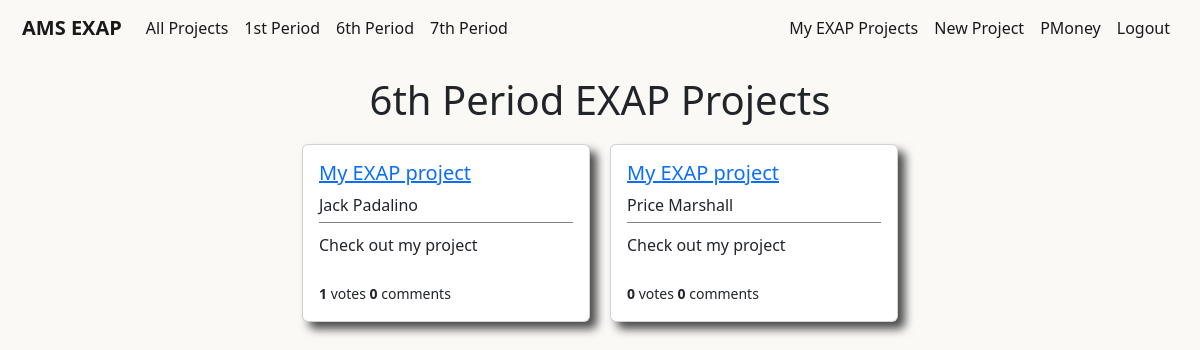
/users/sixthperiodprojects/ (signed in), run on an earlier commit of the app's database.
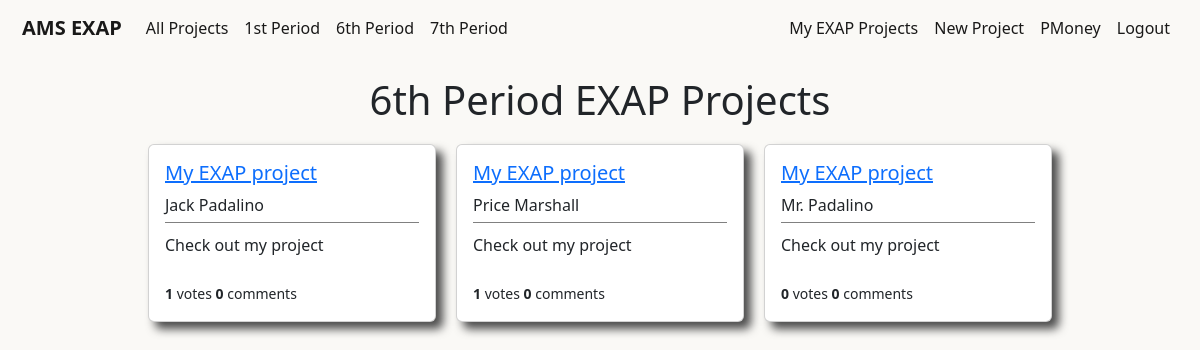
And on a later commit of the database.
### users/models.py (models this page shows, shortened)
class Project(models.Model):
    student = models.ForeignKey(User,on_delete=models.CASCADE)
    period = models.IntegerField(choices=periods,default=1)
    liked = models.ManyToManyField(User,default=None,blank=True,related_name='likes')
    title = models.CharField(max_length=50,default='My EXAP project')
    blurb = models.CharField(max_length=100,default='Check out my project')
    description = models.TextField(default="I haven't written my project description yet, but trust me it will be awesome!")

### users/views.py (the view)
# urls.py: path('sixthperiodprojects/',SixthPeriodProjectListView.as_view(),name='users-sixthperiodprojects'),
class SixthPeriodProjectListView(LoginRequiredMixin,ListView):
    model = Project
    template_name = 'users/sixthperiodprojects.html'
    context_object_name = 'projects'
    def get_queryset(self):
        projects = Project.objects.filter(period=6)
        return projects

### users/templates/users/sixthperiodprojects.html
{% extends 'main/base.html' %}
{% block content %}
<div class='page-title'>
    <h1>6th Period EXAP Projects</h1>
</div>
{% if user.is_authenticated %}
    <div class='container'>
        {% for project in projects %}
            <div class="card project-card" style="width: 18rem;">
                <div class="card-body project-card-body">
                    <h5><a class="article-title" href="{% url 'project-details' project.pk %}">{{ project.title }}</a></h5>
                    <h8 class="card-title project-card-student">{{ project.student.first_name }} {{ project.student.last_name }}</h8>
                    <div class='project-card-blurb'>
                        <p class="card-text project-card-text">{{ project.blurb }}</p>
                    </div>
                    <br>
                    <small><b>{{ project.liked.all.count }}</b> votes <b>{{ project.comments.all.count }}</b> comments</small>
                </div>
            </div>
        {% endfor %}
    </div>
{% endif %}
{% endblock content %}

What changed in the data, as far as the page shows it:
computed for Project "Price": liked.all.count "0" → "1"
added Project: title "My EXAP project", student.first_name "Mr.", student.last_name "Padalino", blurb "Check out my project", liked.all.count "0", comments.all.count "0"
